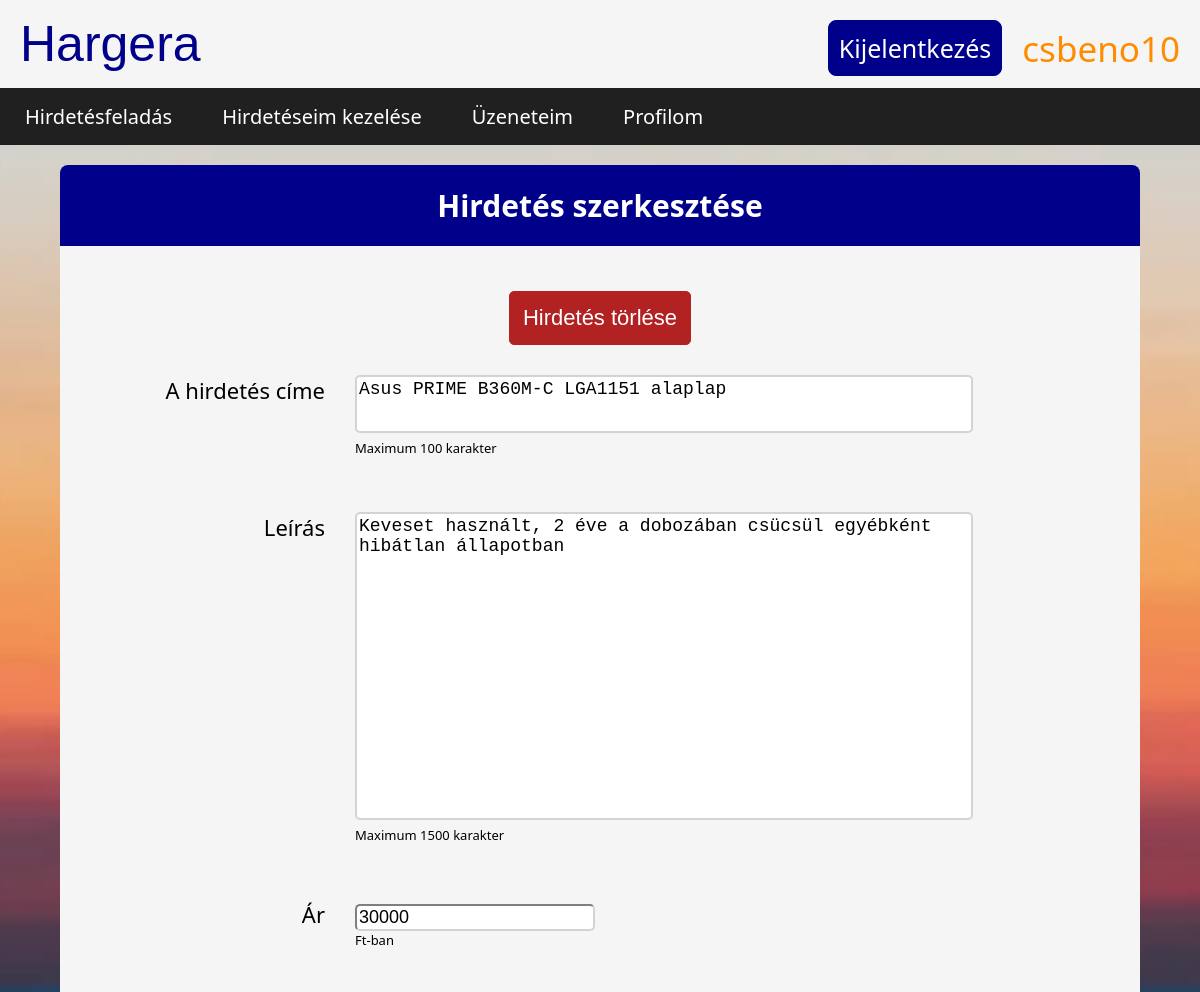
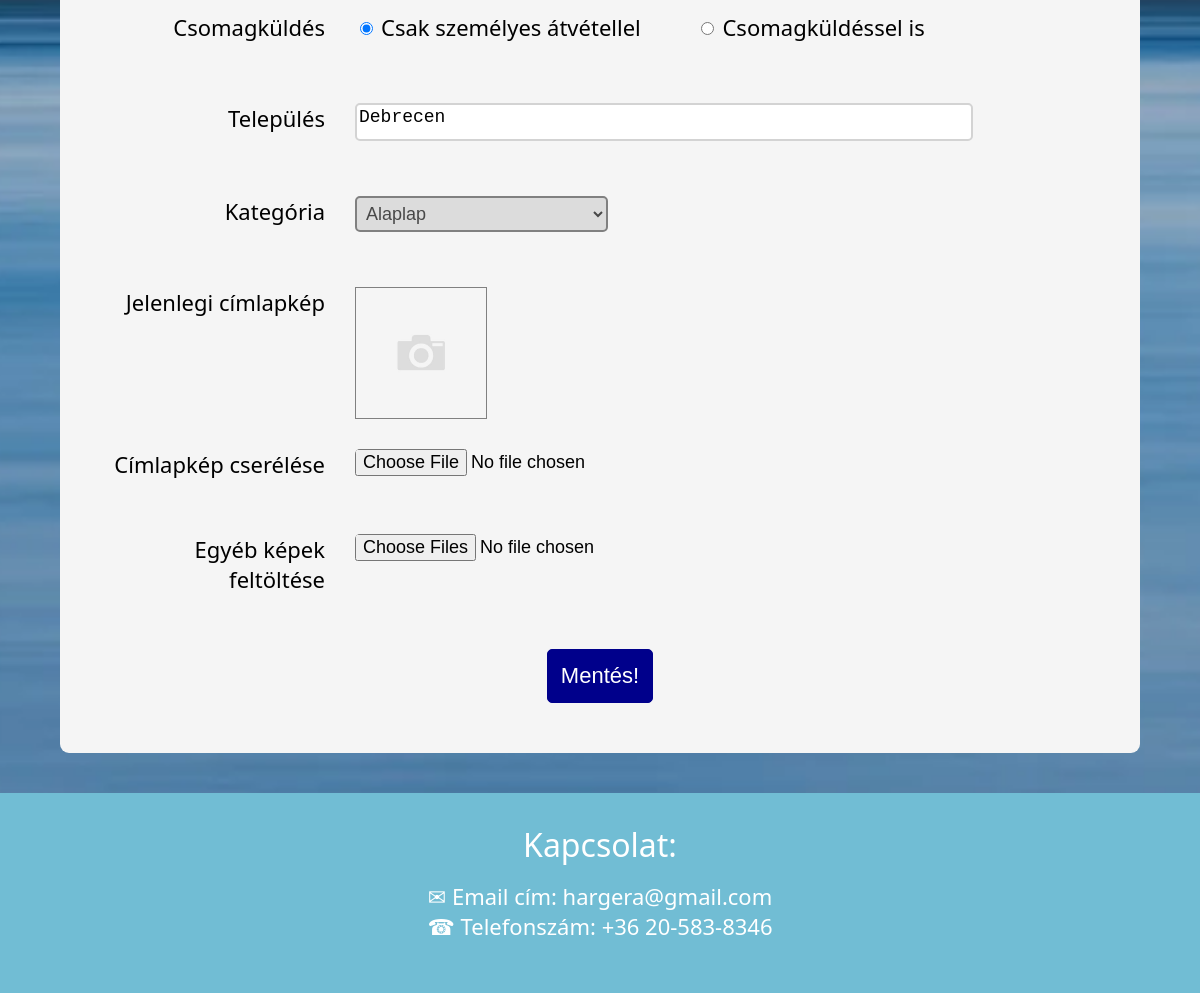
/edit.php?ad_id=70 (signed in), run on the app's committed database (2 pictures, top to bottom).
### tables this page shows
CREATE TABLE `advertisement` (
  `id` int(11) NOT NULL,
  `user_id` int(11) NOT NULL,
  `title` varchar(100) NOT NULL,
  `description` varchar(1500) NOT NULL,
  `price` int(11) NOT NULL,
  `shipping` varchar(255) NOT NULL,
  `settlement` varchar(255) NOT NULL,
  `category` varchar(255) NOT NULL,
  `date` datetime NOT NULL
);

### edit.php (the view, shortened to what this page needs)
<?php include('connect.php') ?>
<?php
    $stmt = $db->prepare("SELECT * FROM advertisement WHERE id=? LIMIT 1");
    $stmt->bind_param("i",$_GET['ad_id']);
    $stmt->execute();
    $result = $stmt->get_result();
    $ad = $result->fetch_assoc();
    $stmt = $db->prepare("SELECT sender_id FROM messages WHERE receiver_id=? AND seen = 0 GROUP BY sender_id");
    $stmt->bind_param("i", $_SESSION['hargeraCurrentUserIdhargera']);
    $stmt->execute();
    $stmt->store_result();
    $newMessages = $stmt -> num_rows();
?>
<!DOCTYPE html>
<html lang="en">
<head>
    <?php
    echo '<link rel="stylesheet" type="text/css" href="index.css?'.filemtime('index.css').'">';
    ?>
</head>
<body>
    <nav class="firstnavbar">
        <nav style="display:flexbox">
            <a href="index.php" ><button class="hargera">Hargera</button></a>
            <?php  if (isset($_SESSION['hargeraCurrentUserhargera'])) : ?>
                <div class="user"><?php echo $_SESSION['hargeraCurrentUserhargera']; ?> </div>
                <a class="btn" href="index.php?logout='1'"><button class="logout button">Kijelentkezés</button></a>
            <?php endif ?>
        </nav>
        <?php  if (isset($_SESSION['hargeraCurrentUserhargera'])) : ?>
            <ul>
                <li><a href="upload.php">Hirdetésfeladás</a></li>
                <li><a href="advertisements.php">Hirdetéseim kezelése</a></li>
                <li><a href="messages.php">Üzeneteim<?php if($newMessages != 0) echo "<div class='new-message'>{$newMessages}</div>"?></a></li>
                <li><a href="profile.php">Profilom</a></li>
            </ul>
        <?php endif ?>
    </nav>
    <div class="bg">
    <div class="container">
        <h1>Hirdetés szerkesztése</h1>
        <div class="content">
            <?php  if ($ad != NULL) : ?>
                <div class="input-group submit-div delete-group">
                    <button class="submit btn delete-btn" name="ad_delete" onclick="deleteAd()">Hirdetés törlése</button>
                </div>
                <form id="data" method="post" enctype="multipart/form-data" >
                    <div class="input-group">
                        <label>A hirdetés címe</label>
                        <div style="display: block">
                            <textarea name="title" class="title-text" maxlength="100"><?php echo $ad['title'] ?></textarea>
                            <div class="info">Maximum 100 karakter</div>
                        </div>
                    </div>
                    <div class="input-group">
                        <label>Leírás</label>
                        <div style="display: block">
                        <textarea name="description" class="description-text" maxlength="1500"><?php echo $ad['description'] ?></textarea>
                        <div class="info">Maximum 1500 karakter</div>
                        </div>
                    </div>
                    <div class="input-group">
                        <label>Ár</label>
                        <div style="display: block">
                        <input type="number" name="price" min="0" value='<?php echo $ad['price'] ?>'>
                        <div class="info">Ft-ban</div>
                        </div>
                    </div>
                    <div class="input-group">
                        <label>Csomagküldés</label>
                        <div class="checkbox-container">
                            <div style="display:inline-flex">
                            <input type="radio" name="shipping" value="Csak személyes átvétellel" <?php if($ad['shipping'] == "Csak személyes átvétellel") echo "checked" ?>>
                            <span class="radio-label">Csak személyes átvétellel</span>
                            </div>
                            <div style="display:inline-flex">
                            <input type="radio" name="shipping" value="Csomagküldéssel is" <?php if($ad['shipping'] == "Csomagküldéssel is") echo "checked" ?>>
                            <span class="radio-label">Csomagküldéssel is</span>
                            </div>
                        </div>
                    </div>
                    <div class="input-group">
                        <label>Település</label>
                        <textarea name="settlement" class="settlement-text" maxlength="30"><?php echo $ad['settlement'] ?></textarea>
                    </div>
                    <div class="input-group">
                        <label>Kategória</label>
                        <select class="btn" name="category">
                            <option selected value="<?php echo $ad['category']?>"><?php echo $ad['category']?></option>
                        </select>
                    </div>
                    <div class="input-group img-group" >
                        <label >Jelenlegi címlapkép</label>
                        <img class='edit-img' <?php
                        if (file_exists("uploads/".$ad['user_id']."/".$ad['id']."/thumbnail.jpg")){
                            echo "src='uploads/".$ad['user_id']."/".$ad['id']."/thumbnail.jpg?".filemtime("uploads/".$ad['user_id']."/".$ad['id']."/thumbnail.jpg")."'";
                        }
                        else {echo "src='default2.jpg'";}
                        ?>>
                    </div>
                    <div class="input-group">
                        <label>Címlapkép cserélése</label>
                        <input type="file" id="thumbnail" name="thumbnail" class="files" >
                    </div>
                    <div class="input-group">
                        <label>Egyéb képek feltöltése</label>
                        <input type="file" id="files" name="files[]" class="files" multiple>
                    </div>
                    <div class="input-group submit-div">
                        <button type="submit" class="submit btn" name="edit_upload">Mentés!</button>
                    </div>
                </form>
            <?php endif ?>
        </div>
    </div>
    <div class="bottom-container">
        <div class="bottom-contact">Kapcsolat:</div>
        <div class="bottom-email">&#9993 Email cím: hargera@gmail.com</div>
        <div class="bottom-phone">&#x260E Telefonszám: +36 20-583-8346 </div>
    </div>
                            </div>
</body>
</html>

### index.css (style rules this page uses)
body { background: none; margin: 0; line-height: normal; font-family: serif; font-family: system-ui, -apple-system, BlinkMacSystemFont, 'Segoe UI', Roboto, Oxygen, Ubuntu, Cantarell, 'Open Sans', 'Helvetica Neue', sans-serif; }
* { box-sizing: content-box; }
*:before, *:after { box-sizing: content-box; }
.firstnavbar { background-color: whitesmoke; top: 0; position: sticky; z-index: 1; }
body { background-position: center center; background-repeat: no-repeat; background-size: cover; background-attachment: fixed; width: 100%; height: 100%; z-index: -99999; left: 0; top: 0; background-image: url(bg4.webp); margin: 0; }
.hargera { background-color: whitesmoke; border-color: whitesmoke; border: none; padding: 10px; padding-left: 20px; padding-right: 20px; font-size: 50px; color:darkblue; font-family:Impact, Haettenschweiler, 'Arial Narrow Bold', sans-serif; cursor: pointer; margin-bottom: 5px; margin-top: 5px; }
.register, .login, .logout { float: right; margin-top: 20px; margin-right: 20px; background-color: darkblue; border: 1px solid darkblue; color: white; font-size: 25px; padding: 10px; border-radius: 8px; font-family: serif; width: fit-content; font-family: system-ui, -apple-system, BlinkMacSystemFont, 'Segoe UI', Roboto, Oxygen, Ubuntu, Cantarell, 'Open Sans', 'Helvetica Neue', sans-serif; }
.user { float:right; margin-top: 25px; margin-right: 20px; font-size: 35px; color:darkorange; }
.button, .submit { cursor: pointer; }
form input, form textarea { border-radius: 5px; border-color: lightgray; border-width: 2px; }
ul { list-style-type: none; margin: 0; padding: 0; overflow: hidden; background-color:#202020; position: -webkit-sticky; position: sticky; top: 0; }
li { float: left; }
li a { display: block; color: white; text-align: center; padding: 15px; padding-left: 25px; padding-right: 25px; text-decoration: none; font-size: 20px; }
.container { width: 90%; max-width: 1100px; margin: auto; border-radius: 9px; display: flexbox; font-size: 22px; min-height: 900px; background-color: whitesmoke; padding-left: 0; padding-right: 0; }
.container h1 { background-color: darkblue; color: white; text-align: center; font-size: 30px; border-top-left-radius: 8px; border-top-right-radius: 8px; padding: 10px; padding-bottom: 20px; padding-top: 20px; }
.content { padding:15px; }
.input-group { display: inline-flex; margin: 10px; margin-bottom: 25px; padding: 10px; }
.delete-group { margin: 0; }
.input-group label { width: 230px; text-align: right; padding-right: 30px; }
.info { font-size: 13px; }
textarea { resize: none; font-size: 18px; }
.title-text { width: 610px; height: 50px; }
.description-text { width: 610px; height: 300px; }
.settlement-text { width: 610px; height: 30px; }
input { font-size: 18px; }
.btn { font-size: 18px; padding: 5px; text-decoration: none; }
.submit-div { display: block; text-align: center; }
.submit { font-size: 22px; padding: 13px; color: white; background-color: darkblue; border: 1px solid darkblue; border-radius: 5px; }
select { background-color: #DCDCDC; border: 2px solid gray; border-radius: 5px; color: #484848; }
.radio-label { margin-left: 5px; margin-right: 50px; }
.edit-img { max-height: 130px; max-width: 130px; border: 1px solid gray; display: block; }
.img-group { margin-bottom: 0; display: flex; }
.delete-btn { background-color: firebrick; border: 1px solid firebrick; }
.bottom-container { height: 200px; background-color: #71bdd4; margin-top: 40px; text-align: center; color: white; }
.bottom-contact { font-size: 32px; padding-top: 30px; padding-bottom: 15px }
.bottom-email, .bottom-phone { font-size: 22px; }

### data on the page
advertisement: title "Asus PRIME B360M-C LGA1151 alaplap", description "Keveset használt, 2 éve a dobozában csücsül egyébként hibátlan állapotban", price "30000", shipping "☑", settlement "Debrecen", category "Alaplap"

### other printed values
$_SESSION['hargeraCurrentUserhargera'] "csbeno10"
